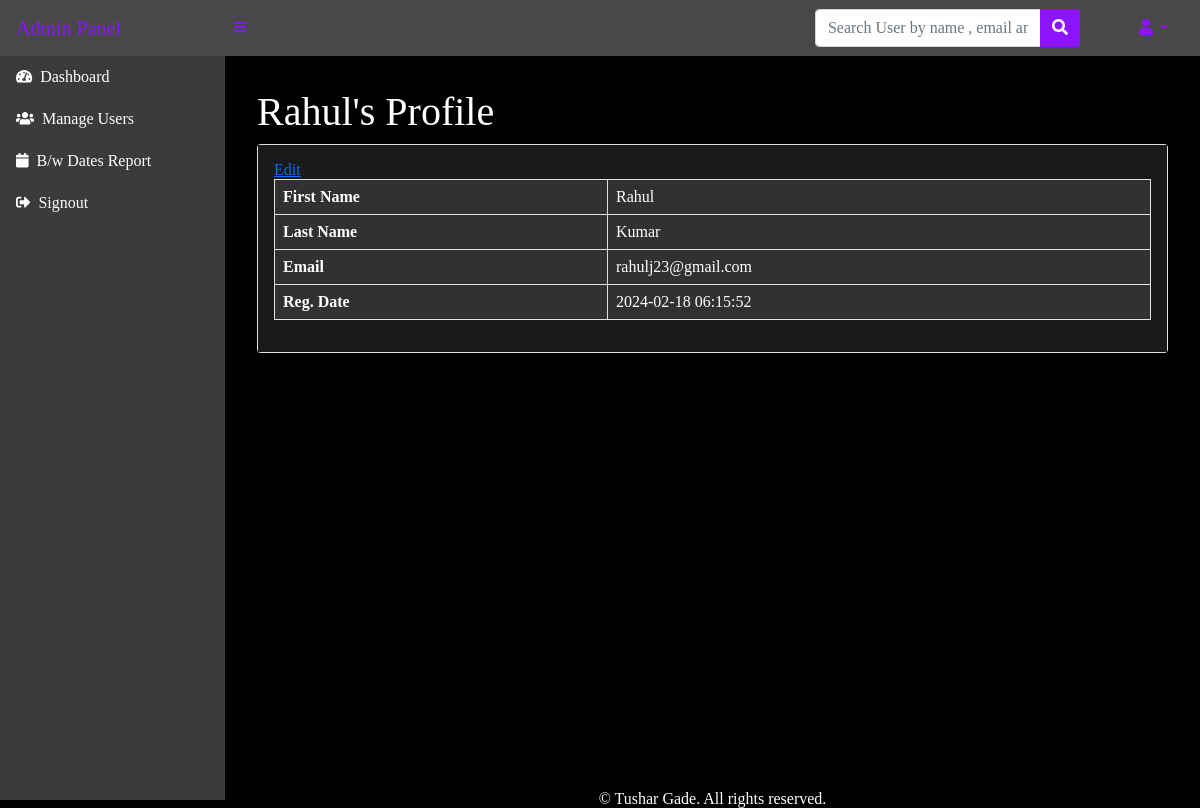
Page /loginsystem/admin/user-profile.php?uid=1 (signed in) on the earlier database version.
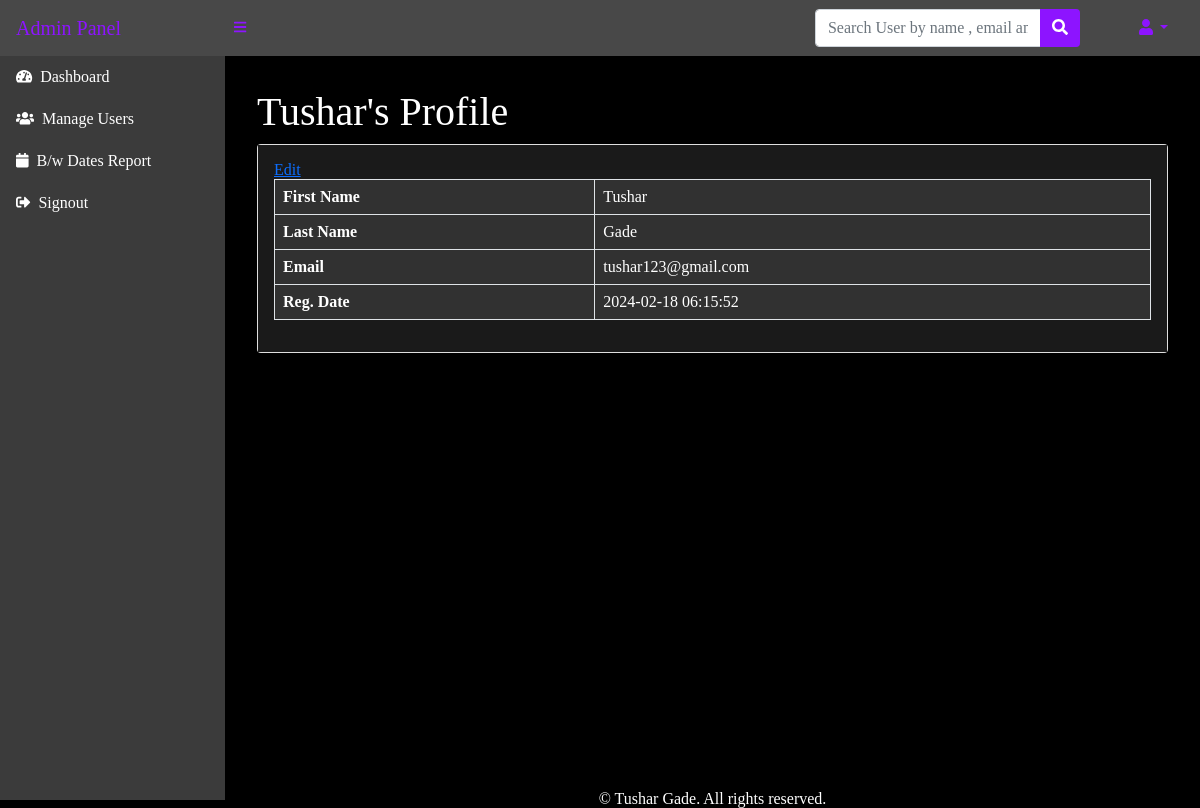
Same page on the later database version.
### tables this page shows
CREATE TABLE `users` (
  `id` int(11) NOT NULL,
  `fname` varchar(255) DEFAULT NULL,
  `lname` varchar(255) DEFAULT NULL,
  `email` varchar(255) DEFAULT NULL,
  `password` varchar(300) DEFAULT NULL,
  `posting_date` timestamp NOT NULL DEFAULT current_timestamp()
);

### loginsystem/admin/user-profile.php (the view, shortened to what this page needs)
<?php session_start();
include_once('../includes/config.php');
if (strlen($_SESSION['adminid']==0)) {
  header('location:logout.php');
  } else{
?>
<!DOCTYPE html>
<html lang="en">
    <head>
        <link href="https://cdn.jsdelivr.net/npm/simple-datatables@latest/dist/style.css" rel="stylesheet" />
        <link href="../css/styles.css" rel="stylesheet" />
    </head>
    <body class="sb-nav-fixed" style="background-color:black; color:white">
      <?php include_once('includes/navbar.php');?>
        <div id="layoutSidenav">
          <?php include_once('includes/sidebar.php');?>
            <div id="layoutSidenav_content">
                <main>
                    <div class="container-fluid px-4">
<?php
$userid=$_GET['uid'];
$query=mysqli_query($con,"select * from users where id='$userid'");
while($result=mysqli_fetch_array($query))
{?>
                        <h1 class="mt-4"><?php echo $result['fname'];?>'s Profile</h1>
                        <div class="card mb-4">
                            <div class="card-body" style="background-color:#1a1a1a">
                                <a href="edit-profile.php?uid=<?php echo $result['id'];?>">Edit</a>
                                <table class="table table-bordered" style="color:white;background-color:#313131">
                                   <tr>
                                    <th>First Name</th>
                                       <td><?php echo $result['fname'];?></td>
                                   </tr>
                                   <tr>
                                       <th>Last Name</th>
                                       <td><?php echo $result['lname'];?></td>
                                   </tr>
                                   <tr>
                                       <th>Email</th>
                                       <td colspan="3"><?php echo $result['email'];?></td>
                                   </tr>
                                        <tr>
                                       <th>Reg. Date</th>
                                       <td colspan="3"><?php echo $result['posting_date'];?></td>
                                   </tr>
                                </table>
                            </div>
                        </div>
<?php } ?>
                    </div>
                </main>
                <div class="copyright-section">
            <span class="copyright-text" style="display:flex;justify-content:center">
                © Tushar Gade. All rights reserved.
            </span>
        </div>
            </div>
        </div>
    </body>
</html>
<?php } ?>

Differences in the rows shown:
changed users: fname "Rahul" → "Tushar"; lname "Kumar" → "Gade"; email "rahulj23@gmail.com" → "tushar123@gmail.com"
